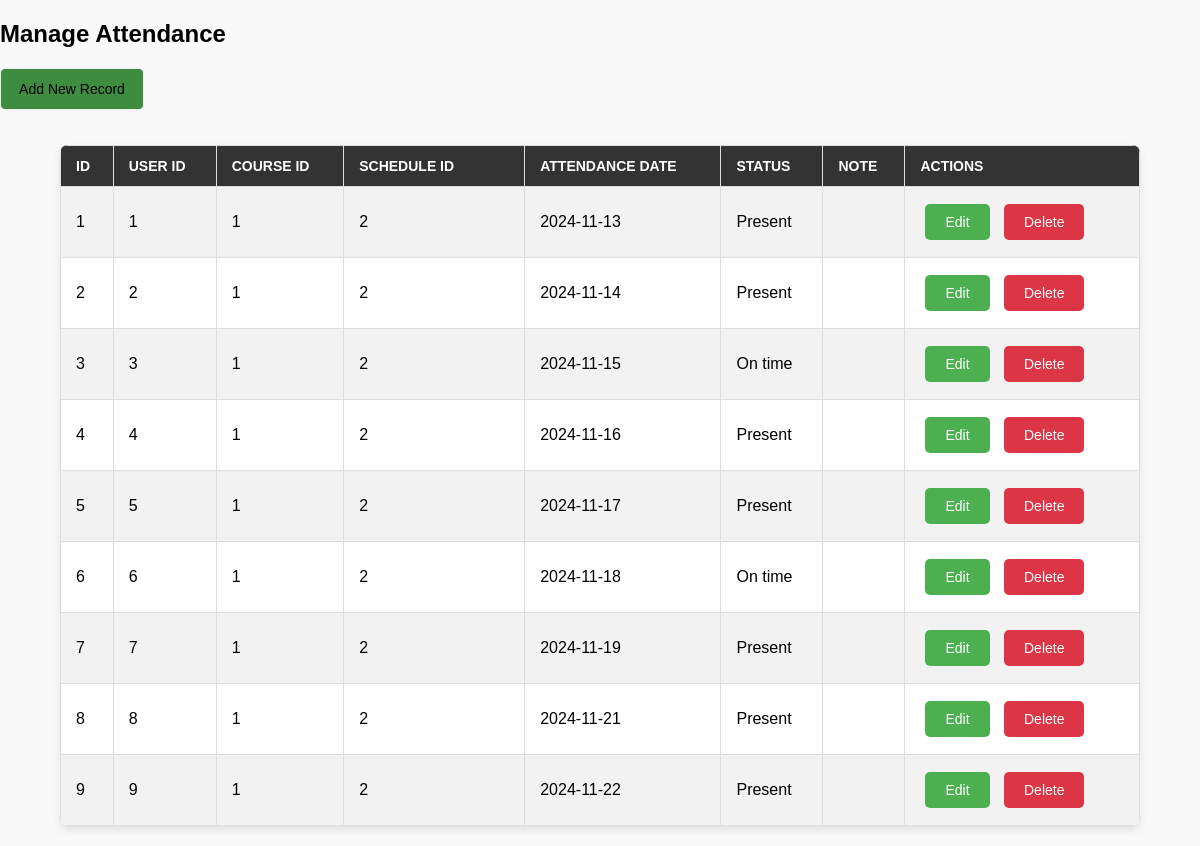
The app's page /manageAttendance.php with its own data.
### tables this page shows
CREATE TABLE attendance (
    id INT AUTO_INCREMENT PRIMARY KEY,
    user_id INT NOT NULL, 
    course_id INT NOT NULL, 
    schedule_id INT NOT NULL, 
    attendance_date DATE NOT NULL, 
    status ENUM('Present', 'On time') NOT NULL, 
    note VARCHAR(255),
    FOREIGN KEY (user_id) REFERENCES users(id) ON DELETE CASCADE,
    FOREIGN KEY (course_id) REFERENCES courses(id) ON DELETE CASCADE,
    FOREIGN KEY (schedule_id) REFERENCES schedule(id) ON DELETE CASCADE,
    created_at TIMESTAMP DEFAULT CURRENT_TIMESTAMP
);

### manageAttendance.php (the view, shortened to what this page needs)
<?php
include('db.php');
$searchKeyword = isset($_GET['search']) ? trim($_GET['search']) : '';
if (!empty($searchKeyword)) {
    $sql = "SELECT * FROM attendance WHERE user_id LIKE '%$searchKeyword%'";
} else {
    $sql = "SELECT * FROM attendance";
}
$result = $conn->query($sql);
?>
<!DOCTYPE html>
<html lang="en">
<head>
    <link rel="stylesheet" href="manageAttendance.css">
</head>
<body>
    <h2>Manage Attendance</h2>
    <div class="header-bar">
        <a href="Add_attendance.php"> <button>Add New Record</button></a>
    </div>
    <?php if ($result->num_rows > 0): ?>
        <table>
            <tr>
                <th>ID</th>
                <th>User ID</th>
                <th>Course ID</th>
                <th>Schedule ID</th>
                <th>Attendance Date</th>
                <th>Status</th>
                <th>Note</th>
                <th>Actions</th>
            </tr>
            <?php while ($row = $result->fetch_assoc()): ?>
                <tr>
                    <td><?= $row["id"] ?></td>
                    <td><?= $row["user_id"] ?></td>
                    <td><?= $row["course_id"] ?></td>
                    <td><?= $row["schedule_id"] ?></td>
                    <td><?= $row["attendance_date"] ?></td>
                    <td><?= $row["status"] ?></td>
                    <td><?= $row["note"] ?></td>
                    <td>
                        <a href="Edit_attendance.php?id=<?= $row['id'] ?>" class="btn edit">Edit</a>
                        <a href="delete_attendance.php?id=<?= $row['id'] ?>" class="btn delete" onclick="return confirm('Bạn có chắc chắn muốn xóa bản ghi này không?');">Delete</a>
                    </td>
                </tr>
            <?php endwhile; ?>
        </table>
    <?php else: ?>
        <p>Không có dữ liệu phù hợp!</p>
    <?php endif; ?>
</body>
</html>

### manageAttendance.css (style rules this page uses)
body { font-family: 'Arial', sans-serif; background-color: #f9f9f9; margin: 0; padding: 0; }
table { width: 90%; margin: 20px auto; border-collapse: collapse; background-color: #ffffff; box-shadow: 0 4px 8px rgba(0, 0, 0, 0.1); border-radius: 8px; overflow: hidden; }
th, td { border: 1px solid #ddd; padding: 12px 15px; text-align: left; }
th { background-color: #333; color: #ffffff; text-transform: uppercase; font-size: 14px; }
tr:nth-child(even) { background-color: #f2f2f2; }
.btn { display: inline-block; margin: 5px; padding: 10px 20px; background-color: #4CAF50; color: #ffffff; text-decoration: none; border-radius: 5px; font-size: 14px; text-align: center; transition: background-color 0.3s ease; }
.btn.delete { background-color: #dc3545; }
input, textarea, button { width: 12%; padding: 12px 15px; margin-bottom: 15px; border: 1px solid #eff2f1; border-radius: 5px; font-size: 14px; background-color: #3d8c40; }
table th:nth-child(4), table td:nth-child(4) { width: 150px; }

### records on screen
attendance: id "1", user "1", course "1", schedule "2", attendance_date "2024-11-13", status "Present"
attendance: id "2", user "2", course "1", schedule "2", attendance_date "2024-11-14", status "Present"
attendance: id "3", user "3", course "1", schedule "2", attendance_date "2024-11-15", status "On time"
attendance: id "4", user "4", course "1", schedule "2", attendance_date "2024-11-16", status "Present"
attendance: id "5", user "5", course "1", schedule "2", attendance_date "2024-11-17", status "Present"
attendance: id "6", user "6", course "1", schedule "2", attendance_date "2024-11-18", status "On time"
attendance: id "7", user "7", course "1", schedule "2", attendance_date "2024-11-19", status "Present"
attendance: id "8", user "8", course "1", schedule "2", attendance_date "2024-11-21", status "Present"
attendance: id "9", user "9", course "1", schedule "2", attendance_date "2024-11-22", status "Present"
